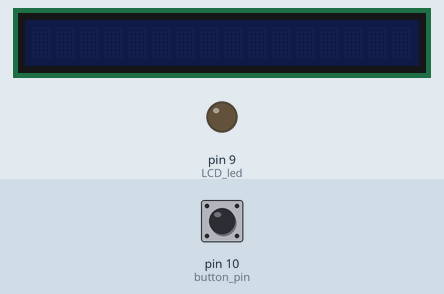
Bench run of a sketch on a simulated Arduino Uno, built with avr-gcc and run on an emulated ATmega328P. On the bench: 16×1 character LCD, output pins drawn as LEDs (lit = HIGH). The test bench sets the inputs (shaded band); at power-on: pin 10 (button_pin) LOW.

Above: at 1.2 s.
1.3 s: pin 10 (button_pin) pulled HIGH for 1 s
At 2.5 s:
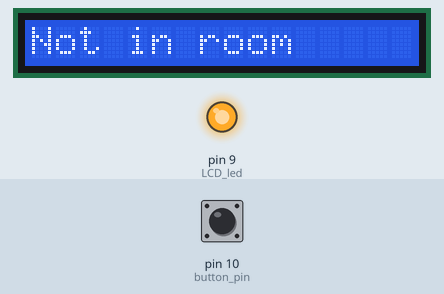
5.3 s: pin 10 (button_pin) pulled HIGH for 0.15 s
At 8.4 s:
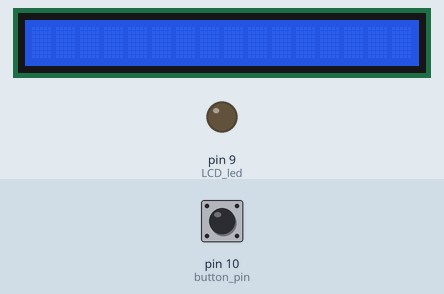
8.5 s: pin 10 (button_pin) pulled HIGH for 3.2 s
At 9.4 s:
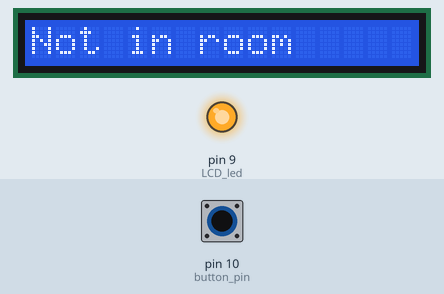
Timing chart, 0 to 13.0 s (numbered marks = the images above; inputs shaded):
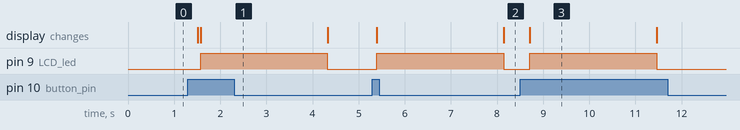

The sketch:

LCD_bluetooth3.ino
```cpp
#include <SoftwareSerial.h>
#include <LiquidCrystal.h>

const int rs = 2, en = 3, d4 = 4, d5 = 5, d6 = 6, d7 = 7;
const int LCD_led = 9;
const int bluetoothRx = 1;
const int bluetoothTx = 0;
const int button_pin = 10;
const int buzzer = 11;

SoftwareSerial bluetooth(bluetoothRx, bluetoothTx);
LiquidCrystal lcd(rs, en, d4, d5, d6, d7);

int btn_state = 0;
int phone_btn;

void setup() {
  // put your setup code here, to run once:
pinMode(LCD_led, OUTPUT);
pinMode(button_pin, INPUT);
pinMode(buzzer, OUTPUT);
bluetooth.begin(9600);
Serial.begin(9600);
digitalWrite(LCD_led, LOW);
}

void loop() {
  // put your main code here, to run repeatedly:
if (Serial.available() > 0){
  phone_btn = Serial.read();
}

if (phone_btn == '2' && digitalRead(button_pin) == HIGH){
  lcd.begin(16,1);
  lcd.clear();
  lcd.noBlink();
  lcd.display();
  digitalWrite(LCD_led,HIGH);
  tone(buzzer,1750);
  delay(1000);
  noTone(buzzer);
  lcd.print("Just a moment");
  delay(2750);
  digitalWrite(LCD_led,LOW);
  lcd.clear();
  lcd.noDisplay();
}

else if (digitalRead(button_pin) == HIGH){
  noTone(buzzer);
  lcd.begin(16,1);
  lcd.clear();
  lcd.noBlink();
  lcd.display();
  digitalWrite(LCD_led,HIGH);
  lcd.print("Not in room");
  delay(2750);
  digitalWrite(LCD_led,LOW);
  lcd.clear();
  lcd.noDisplay();
}

else{
  lcd.clear();
  lcd.noDisplay();
  digitalWrite(LCD_led,LOW);
}
 /*
  lcd.begin(16,1);
  lcd.clear();
  lcd.noBlink();
  lcd.display();
  digitalWrite(LCD_led,HIGH);
  lcd.print("Just a moment");
  delay(2750);
  digitalWrite(LCD_led,LOW);
  lcd.clear();
  lcd.noDisplay();
  break;

  case '3':
  lcd.begin(16,1);
  lcd.clear();
  lcd.noBlink();
  lcd.display();
  digitalWrite(LCD_led,HIGH);
  lcd.print("Not in room");
  delay(2750);
  digitalWrite(LCD_led,LOW);
  lcd.clear();
  lcd.noDisplay();
  break;
*/
delay(500);
}
```

Measured:
- after the input at 1.3 s, pin 9 (LCD_led): LOW → HIGH after 0.27 s, → LOW 2.8 s later; the display: first changes after 0.21 s (image 1 shows a later state)
- after the input at 5.3 s, pin 9 (LCD_led): LOW → HIGH after 0.09 s, → LOW 2.8 s later; the display: first changes after 0.09 s (image 2 shows a later state)
- after the input at 8.5 s, pin 9 (LCD_led): LOW → HIGH after 0.21 s, → LOW 2.8 s later; the display: changes after 0.21 s (image 3)
